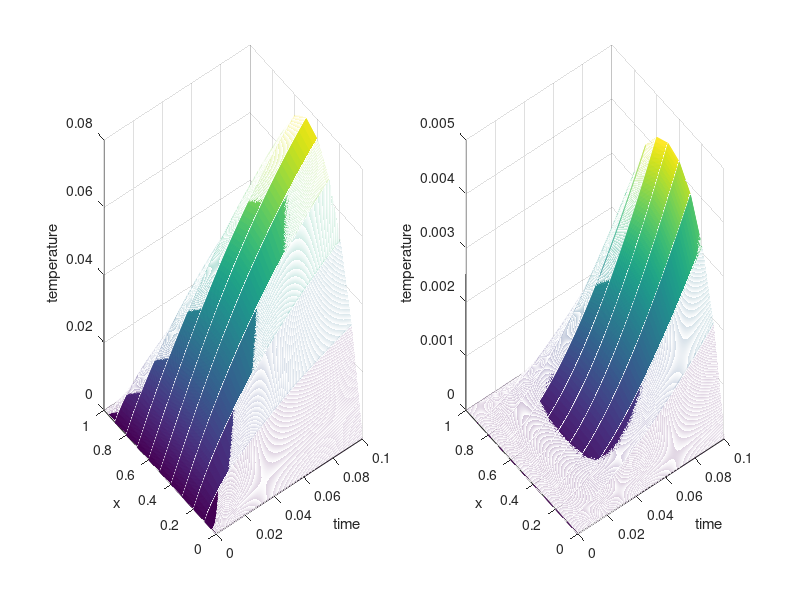
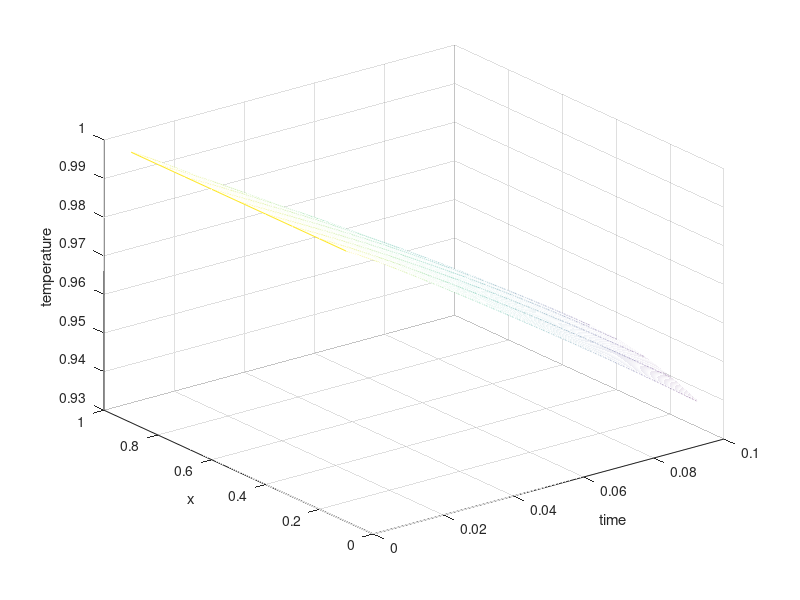
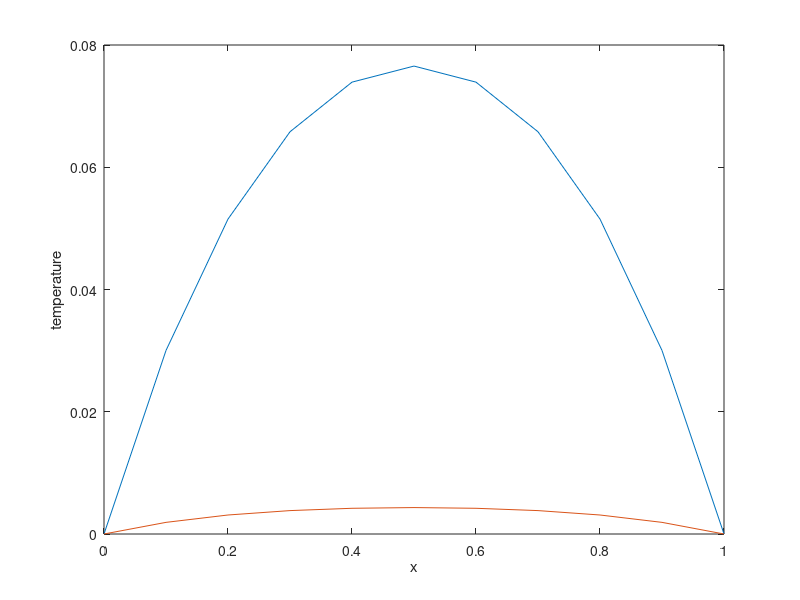

The MATLAB script that drew these images, in order:
function main
clear; clc; close all;

% bc=0, ic=0, s=1, implictit and explicit
load temperatureSE.dat
load temperatureSI.dat
load timeS.dat
load xmeshS.dat
plot_data_gen(temperatureSE, temperatureSI, xmeshS, timeS)



function plot_data_gen(temperature1, temperature2, xmesh, time)
format long

nt=length(time);
nx=length(xmesh);

time_data=zeros(nt,nx);
xmesh_data=zeros(nt,nx);

for i=1:nt
    time_data(i,:)=time(i);
end

for i=1:nx
    xmesh_data(:,i)=xmesh(i);
end

temp_diff=(temperature1-temperature2)./temperature1;

figure
subplot(1,2,1)
mesh(time_data,xmesh_data,temperature1)
xlabel('time')
ylabel('x')
zlabel('temperature')

subplot(1,2,2)
mesh(time_data,xmesh_data,temperature2)
xlabel('time')
ylabel('x')
zlabel('temperature')

figure
mesh(time_data,xmesh_data,temp_diff)
xlabel('time')
ylabel('x')
zlabel('temperature')

% plot 2d of last time val
figure
plot(xmesh_data(nt,:),temperature1(nt,:),xmesh_data(nt,:),temperature2(nt,:))
xlabel('x')
ylabel('temperature')
